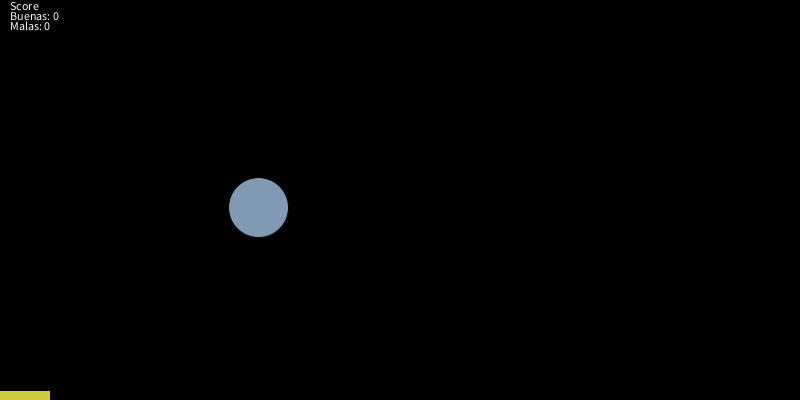
Frame 1 (no input)
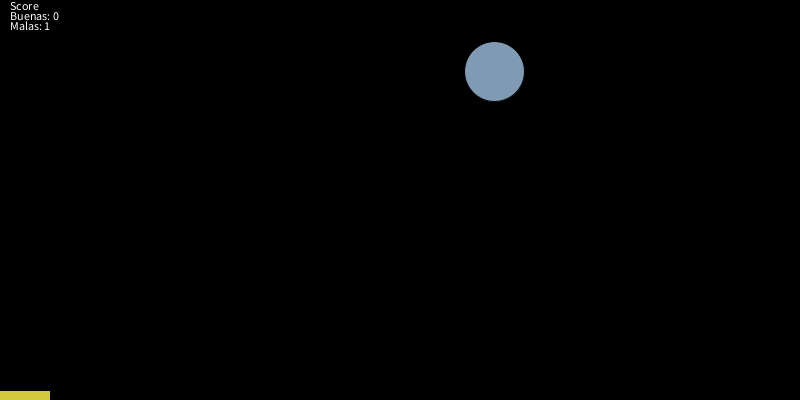
Frame 60 (the mouse pressed at the canvas centre just before this capture)
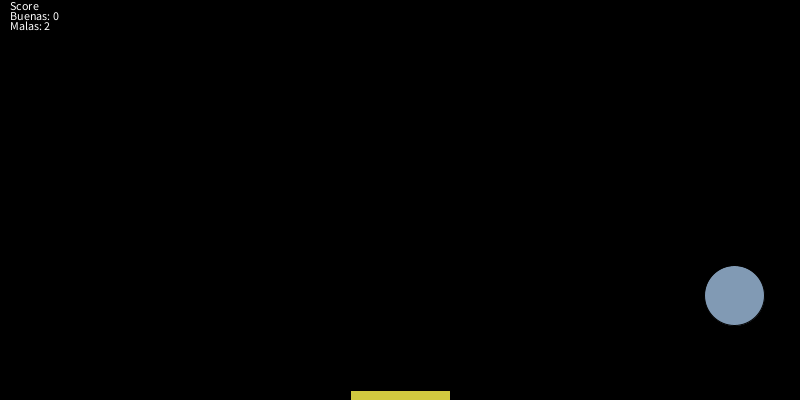
Frame 120 (the mouse held since frame 60 and released just before this capture)

The Processing sketch that drew these frames (run headless with seeded random() and noise(); from frame 60 on, the mouse is pressed at the canvas centre):

// Processing sketch: processing_77285
// ── processing_77285.pde


float posX=random (400);
float posY=random (800); 
float sentX=4;
float sentY=8;  
int buenas=0;
int malas=0;
  
void setup(){
  size(800,400);
  smooth();
  background(0);
}
  
void draw(){
  background(0);
  
   //Barrita 
  fill(#D1CA3F);
  rect(mouseX-50,height-10,100,10);
   
   //Pelota 
  fill(#819AB4);
  ellipse(posX,posY,60,60);
    
   posX=posX+sentX; 
   posY=posY+sentY;
   
     
    if(posY>=height-30){
      sentY=-sentY;
      float distancia=abs (mouseX-posX);
      if (distancia<=100){ buenas=buenas+1;
      }
      else malas=malas+1;
          
    }
      if(posY-30<=0){
      sentY=-sentY;    
      }
      
      if(posX>=width-30){
      sentX=-sentX;
      }
      
      if(posX-30<=0){
      sentX=-sentX;
      }
      
    fill(255);
    text("Score",10,10);
    text("Buenas: "+buenas,10,20);
    text("Malas: "+malas,10,30);
    
}
